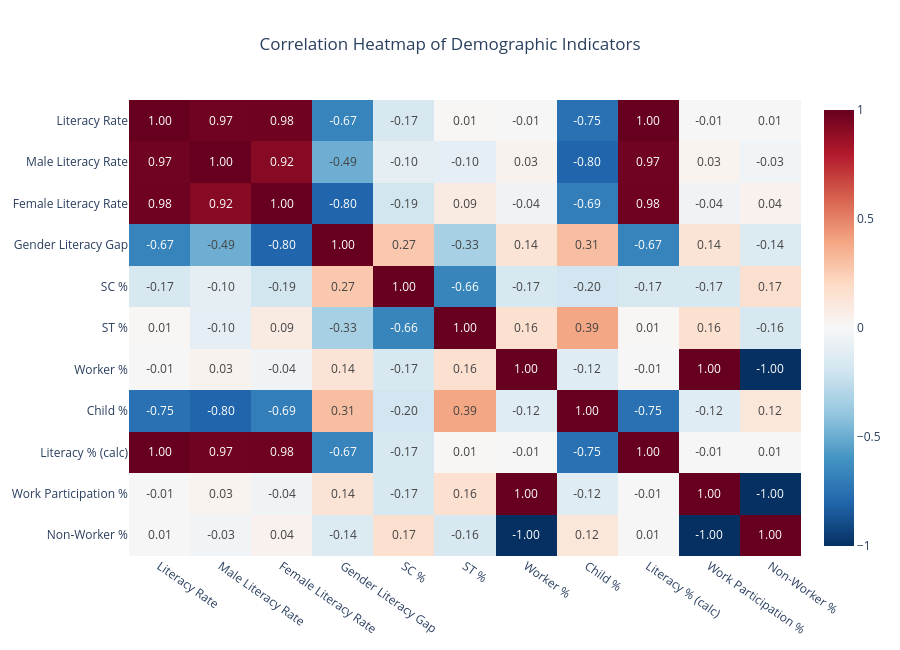

Notebook code cell kept with this figure:
### Code cell
df = df_states.copy()
df['Child %'] = (df['Population in the age group 0-6 Person'] /df['Total Population Person']) * 100
df['Literacy % (calc)'] = (df['Literates Population Person'] /df['Total Population Person']) * 100
df['Work Participation %'] = (df['Total Worker Population Person'] /df['Total Population Person']) * 100
df['Non-Worker %'] = (df['Non Working Population Person'] /df['Total Population Person']) * 100
features = [
    'Literacy Rate',
    'Male Literacy Rate',
    'Female Literacy Rate',
    'Gender Literacy Gap',
    'SC %',
    'ST %',
    'Worker %',
    'Child %',
    'Literacy % (calc)',
    'Work Participation %',
    'Non-Worker %'
]

corr = df[features].corr()
fig = px.imshow(corr,text_auto='.2f',color_continuous_scale='RdBu_r',zmin=-1,zmax=1,aspect='auto',title='Correlation Heatmap of Demographic Indicators')
fig.update_layout(height=650,width=900,title_x=0.5,plot_bgcolor='white',paper_bgcolor='white')
fig.update_xaxes(tickangle=35)
chart10=fig
chart10

### Figure 1 — Plotly figure (JSON) as saved in the notebook; plotly's stock layout.template omitted (floating-point values rounded to 4 significant figures)
{"data": [{"coloraxis": "coloraxis", "hovertemplate": "x: %{x}<br>y: %{y}<br>color: %{z}<extra></extra>", "name": "0", "texttemplate": "%{z:.2f}", "type": "heatmap", "x": ["Literacy Rate", "Male Literacy Rate", "Female Literacy Rate", "Gender Literacy Gap", "SC %", "ST %", "Worker %", "Child %", "Literacy % (calc)", "Work Participation %", "Non-Worker %"], "xaxis": "x", "y": ["Literacy Rate", "Male Literacy Rate", "Female Literacy Rate", "Gender Literacy Gap", "SC %", "ST %", "Worker %", "Child %", "Literacy % (calc)", "Work Participation %", "Non-Worker %"], "yaxis": "y", "z": [[1.0, 0.9749, 0.9817, -0.6705, -0.1659, 0.007837, -0.006108, -0.7515, 1.0, -0.006154, 0.006154], [0.9749, 1.0, 0.9168, -0.4909, -0.1007, -0.09588, 0.03217, -0.7987, 0.9749, 0.03212, -0.03212], [0.9817, 0.9168, 1.0, -0.7979, -0.1941, 0.08661, -0.04285, -0.6941, 0.9817, -0.04288, 0.04288], [-0.6705, -0.4909, -0.7979, 1.0, 0.2715, -0.3337, 0.1421, 0.3088, -0.6705, 0.142, -0.142], [-0.1659, -0.1007, -0.1941, 0.2715, 1.0, -0.6633, -0.1657, -0.1965, -0.1659, -0.1655, 0.1655], [0.007837, -0.09588, 0.08661, -0.3337, -0.6633, 1.0, 0.1613, 0.3928, 0.007872, 0.1612, -0.1612], [-0.006108, 0.03217, -0.04285, 0.1421, -0.1657, 0.1613, 1.0, -0.1196, -0.006113, 1.0, -1.0], [-0.7515, -0.7987, -0.6941, 0.3088, -0.1965, 0.3928, -0.1196, 1.0, -0.7515, -0.1196, 0.1196], [1.0, 0.9749, 0.9817, -0.6705, -0.1659, 0.007872, -0.006113, -0.7515, 1.0, -0.00616, 0.00616], [-0.006154, 0.03212, -0.04288, 0.142, -0.1655, 0.1612, 1.0, -0.1196, -0.00616, 1.0, -1.0], [0.006154, -0.03212, 0.04288, -0.142, 0.1655, -0.1612, -1.0, 0.1196, 0.00616, -1.0, 1.0]]}], "layout": {"coloraxis": {"cmax": 1, "cmin": -1, "colorscale": [[0, "rgb(5,48,97)"], [0.1, "rgb(33,102,172)"], [0.2, "rgb(67,147,195)"], [0.3, "rgb(146,197,222)"], [0.4, "rgb(209,229,240)"], [0.5, "rgb(247,247,247)"], [0.6, "rgb(253,219,199)"], [0.7, "rgb(244,165,130)"], [0.8, "rgb(214,96,77)"], [0.9, "rgb(178,24,43)"], [1, "rgb(103,0,31)"]]}, "height": 650, "paper_bgcolor": "white", "plot_bgcolor": "white", "title": {"text": "Correlation Heatmap of Demographic Indicators", "x": 0.5}, "width": 900, "xaxis": {"anchor": "y", "domain": [0, 1], "tickangle": 35}, "yaxis": {"anchor": "x", "autorange": "reversed", "domain": [0, 1]}}}
